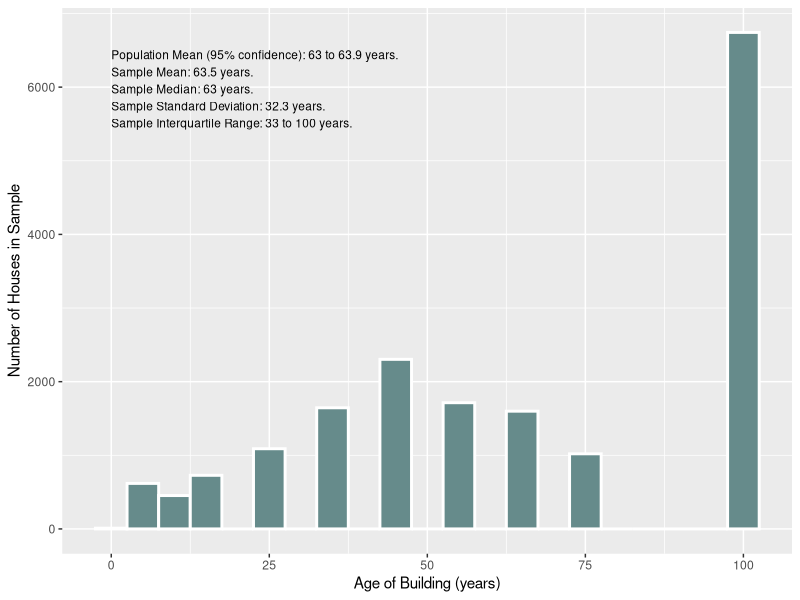
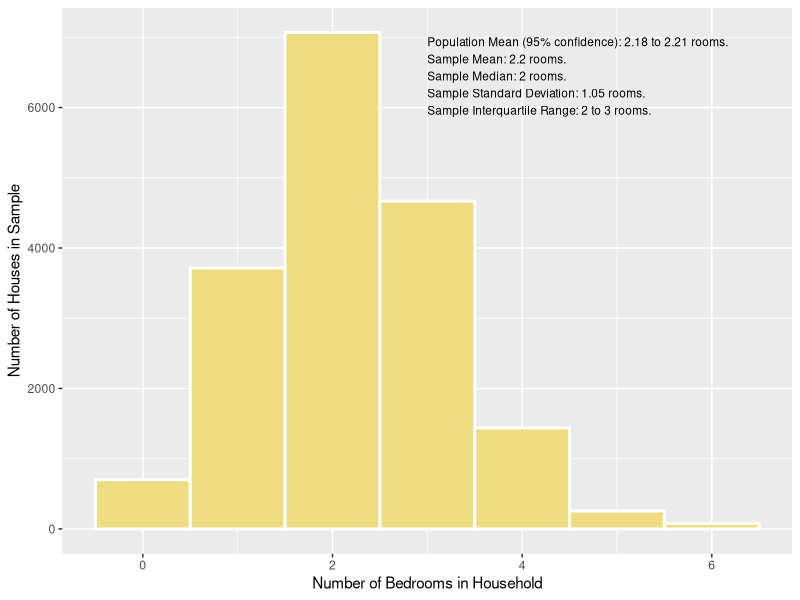
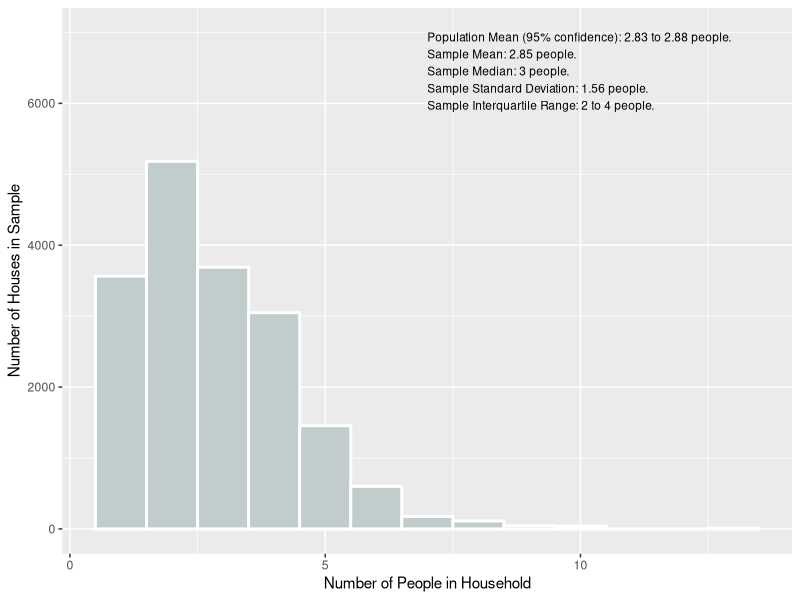
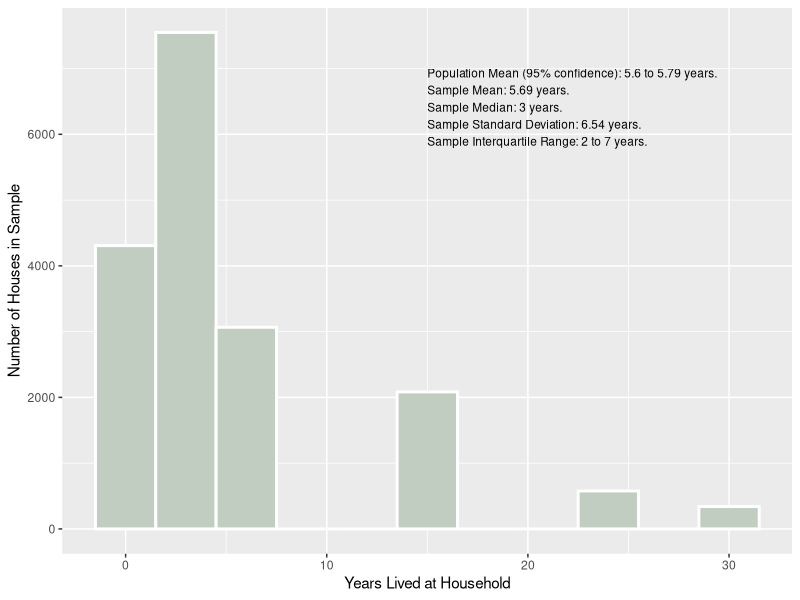
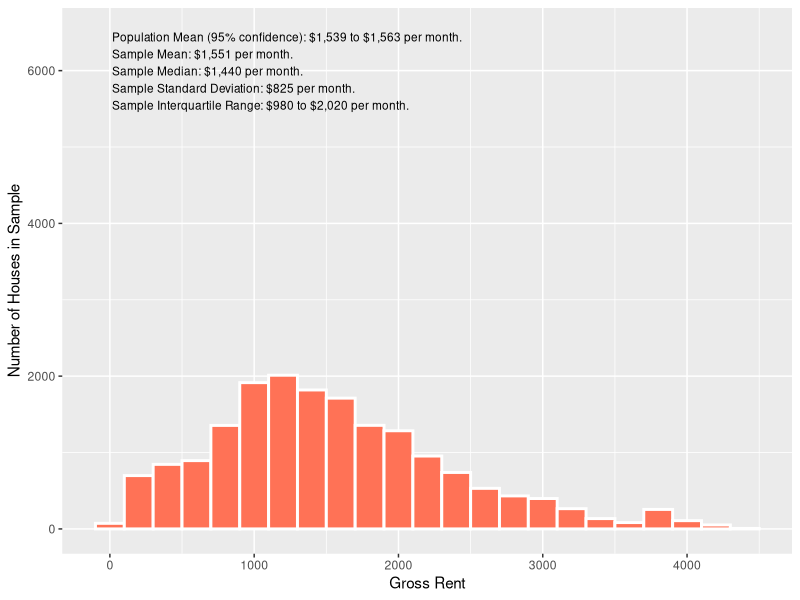
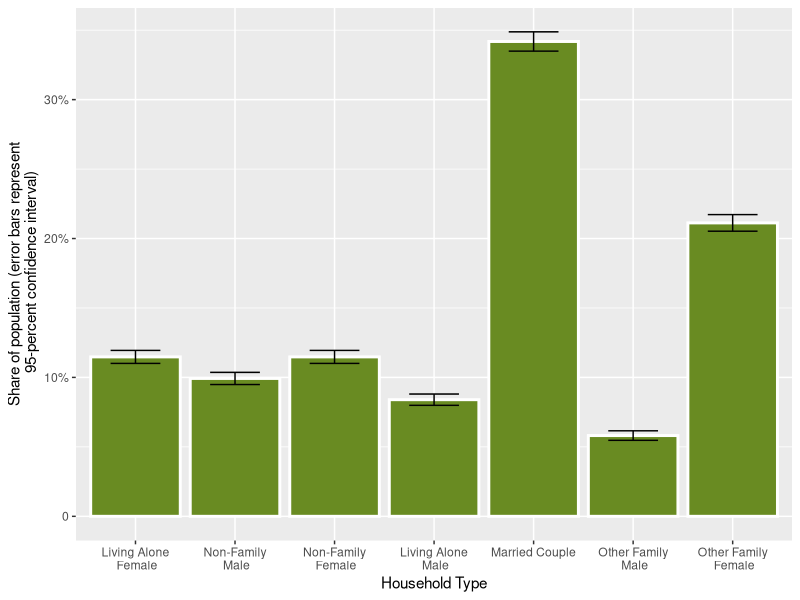
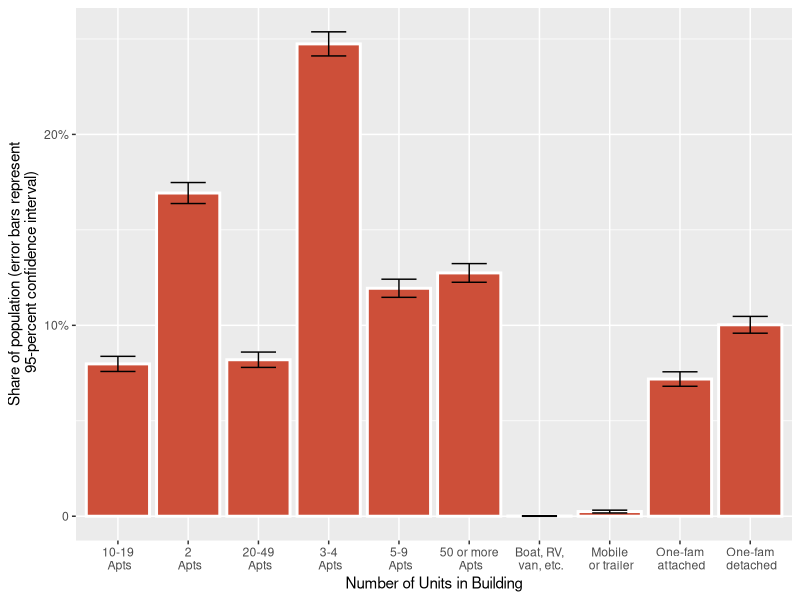

The R source for these figures, in order:
## ---- chunk 1
knitr::opts_chunk$set(echo = TRUE)
## ---- chunk 2
library(tidyverse)
library(ggplot2)
## ---- chunk 3
hh_data <- read_csv("households_ma.csv")
attach(hh_data)
## ---- chunk 4
age_summary <- summary(age_struct)
age_sd <- sd(age_struct, na.rm = TRUE)
age_pop_mean_int <- t.test(age_struct)
bed_summary <- summary(bedrooms)
bed_sd <- sd(bedrooms, na.rm = TRUE)
bed_pop_mean_int <- t.test(bedrooms)
ppl_summary <- summary(num_persons)
ppl_sd <- sd(num_persons, na.rm = TRUE)
ppl_pop_mean_int <- t.test(num_persons)
live_summary <- summary(move_in)
live_sd <- sd(move_in, na.rm = TRUE)
live_pop_mean_int <- t.test(move_in)
rent_summary <- summary(gross_rent)
rent_sd <- sd(gross_rent, na.rm = TRUE)
rent_pop_mean_int <- t.test(gross_rent)
## ---- chunk 5
summary_table <- tibble(
  Statistic = c("Sample mean", 
                "Median",
                "Standard deviation",
                "Interquartile range",
                "Population mean (95% confidence)"),
  `Age of Structure (years)` = c(prettyNum(age_summary["Mean"], digits = 3),
                           age_summary["Median"],
                           prettyNum(age_sd, digits = 3),
                           paste(age_summary["1st Qu."],"to", 
                                 age_summary["3rd Qu."]),
                           paste(prettyNum(age_pop_mean_int$conf.int[1],
                                           digits = 2), "to",
                                 prettyNum(age_pop_mean_int$conf.int[2],
                                               digits = 3))),
  
  `Number of Bedrooms` = c(prettyNum(bed_summary["Mean"], digits = 3),
                           bed_summary["Median"],
                           prettyNum(bed_sd, digits = 3),
                           paste(bed_summary["1st Qu."],"to", 
                                 bed_summary["3rd Qu."]),
                           paste(prettyNum(bed_pop_mean_int$conf.int[1],
                                           digits = 3), "to",
                                 prettyNum(bed_pop_mean_int$conf.int[2],
                                               digits = 3))),
  
  `Number of Residents` = c(prettyNum(ppl_summary["Mean"], digits = 3),
                           ppl_summary["Median"],
                           prettyNum(ppl_sd, digits = 3),
                           paste(ppl_summary["1st Qu."],"to", 
                                 ppl_summary["3rd Qu."]),
                           paste(prettyNum(ppl_pop_mean_int$conf.int[1],
                                           digits=3), "to",
                                 prettyNum(ppl_pop_mean_int$conf.int[2],
                                               digits=3))),
  
  `Years lived at House` = c(prettyNum(live_summary["Mean"], digits = 3),
                           live_summary["Median"],
                           prettyNum(live_sd, digits = 3),
                           paste(live_summary["1st Qu."],"to", 
                                 live_summary["3rd Qu."]),
                           paste(prettyNum(live_pop_mean_int$conf.int[1],
                                           digits = 3), "to",
                                 prettyNum(live_pop_mean_int$conf.int[2],
                                               digits = 3))),
  
  `Gross Rent` = c(prettyNum(rent_summary["Mean"], digits=3),
                           rent_summary["Median"],
                           prettyNum(rent_sd, digits = 3),
                           paste(rent_summary["1st Qu."],"to", 
                                 rent_summary["3rd Qu."]),
                           paste(prettyNum(rent_pop_mean_int$conf.int[1],
                                           digits=3), "to",
                                 prettyNum(rent_pop_mean_int$conf.int[2],
                                               digits=3))))

  knitr::kable(summary_table, 
             caption = "Characteristics of rented households in Massachusetts")
## ---- chunk 6
ggplot(hh_data,
                   aes(x = age_struct)) +
  geom_histogram(color= "white", size = 1, fill = "paleturquoise4", binwidth = 5) +
  theme_gray() +
  scale_x_continuous(name = "Age of Building (years)") +
  scale_y_continuous(name = "Number of Houses in Sample") +
  annotate("text", x = 0, y = 6500, size = 3,
           label = paste("Population Mean (95% confidence): 63 to 63.9 years.
Sample Mean: 63.5 years.
Sample Median: 63 years.
Sample Standard Deviation: 32.3 years.
Sample Interquartile Range: 33 to 100 years."),
           hjust = 0, vjust = 1)

## ---- chunk 7
ggplot(hh_data,
                   aes(x = bedrooms)) +
  geom_histogram(color= "white", size = 1, fill = "lightgoldenrod2", binwidth = 1) +
  theme_gray() +
  scale_x_continuous(name = "Number of Bedrooms in Household") +
  scale_y_continuous(name = "Number of Houses in Sample") +
  annotate("text", x = 3, y = 7000, size = 3,
           label = paste("Population Mean (95% confidence): 2.18 to 2.21 rooms.
Sample Mean: 2.2 rooms.
Sample Median: 2 rooms.
Sample Standard Deviation: 1.05 rooms.
Sample Interquartile Range: 2 to 3 rooms."),
           hjust = 0, vjust = 1)

## ---- chunk 8
ggplot(hh_data,
                   aes(x = num_persons)) +
  geom_histogram(color= "white", size = 1, fill = "azure3", binwidth = 1) +
  theme_gray() +
  scale_x_continuous(name = "Number of People in Household") +
  scale_y_continuous(name = "Number of Houses in Sample") +
  annotate("text", x = 7, y = 7000, size = 3,
           label = paste("Population Mean (95% confidence): 2.83 to 2.88 people.
Sample Mean: 2.85 people.
Sample Median: 3 people.
Sample Standard Deviation: 1.56 people.
Sample Interquartile Range: 2 to 4 people."),
           hjust = 0, vjust = 1)
## ---- chunk 9
ggplot(hh_data,
                   aes(x = move_in)) +
  geom_histogram(color= "white", size = 1, fill = "honeydew3", binwidth = 3) +
  theme_gray() +
  scale_x_continuous(name = "Years Lived at Household") +
  scale_y_continuous(name = "Number of Houses in Sample") +
  annotate("text", x = 15, y = 7000, size = 3,
           label = paste("Population Mean (95% confidence): 5.6 to 5.79 years.
Sample Mean: 5.69 years.
Sample Median: 3 years.
Sample Standard Deviation: 6.54 years.
Sample Interquartile Range: 2 to 7 years."),
           hjust = 0, vjust = 1)
## ---- chunk 10
ggplot(hh_data,
                   aes(x = gross_rent)) +
  geom_histogram(color= "white", size = 1, fill = "coral1", binwidth = 200) +
  theme_gray() +
  scale_x_continuous(name = "Gross Rent") +
  scale_y_continuous(name = "Number of Houses in Sample") +
  annotate("text", x = 15, y = 6500, size = 3,
           label = paste("Population Mean (95% confidence): $1,539 to $1,563 per month.
Sample Mean: $1,551 per month.
Sample Median: $1,440 per month.
Sample Standard Deviation: $825 per month.
Sample Interquartile Range: $980 to $2,020 per month."),
           hjust = 0, vjust = 1)
## ---- chunk 11
household_types <- unique(HHT_label)
household_types
## ---- chunk 12
married_couple <- t.test(HHT_label == household_types[5])
non_family_m <- t.test(HHT_label == household_types[1])
non_family_f <- t.test(HHT_label == household_types[2])
living_alone_m <- t.test(HHT_label == household_types[4])
living_alone_f <- t.test(HHT_label == household_types[2])
other_family_f <- t.test(HHT_label == household_types[6])
other_family_m <- t.test(HHT_label == household_types[7])
shares <- tibble(Household_Type = c("Married Couple",
                                    "Non-Family Male",
                                    "Non-Family Female",
                                    "Living Alone Male",
                                    "Living Alone Female",
                                    "Other Family Male",
                                    "Other Family Female"),
                 `Share` = c(married_couple$estimate,
                             non_family_m$estimate,
                             non_family_f$estimate,
                             living_alone_m$estimate,
                             living_alone_f$estimate,
                             other_family_m$estimate,
                             other_family_f$estimate),
                 Low = c(married_couple$conf.int[1],
                         non_family_m$conf.int[1],
                         non_family_f$conf.int[1],
                         living_alone_m$conf.int[1],
                         living_alone_f$conf.int[1],
                         other_family_m$conf.int[1],
                         other_family_f$conf.int[1]),
                  High = c(married_couple$conf.int[2],
                         non_family_m$conf.int[2],
                         non_family_f$conf.int[2],
                         living_alone_m$conf.int[2],
                         living_alone_f$conf.int[2],
                         other_family_m$conf.int[2],
                         other_family_f$conf.int[2]),)
knitr::kable(shares,caption = "Proportions and 95-Percent Confidence Intervals")
## ---- chunk 13
ggplot(shares, aes(x = household_types, y = Share, ymin = Low, ymax = High)) +
  geom_bar(stat = "identity", color = "white", size = 1, fill = "olivedrab4") +
  geom_errorbar(width = 0.5) +
  theme_gray() +
  scale_x_discrete(name = "Household Type", labels = c("Living Alone\n Female",
                                    "Non-Family\n Male",
                                    "Non-Family\n Female",
                                    "Living Alone\n Male",
                                    "Married Couple",
                                    "Other Family\n Male",
                                    "Other Family\n Female")) +
  scale_y_continuous(name = "Share of population (error bars represent\n 95-percent confidence interval)",
                     breaks = c(0, 0.1, 0.2, 0.3, 0.4, 0.5),
                     labels = c("0", "10%", "20%", "30%", "40%", "50%"))
## ---- chunk 14
units <- unique(BLD_label)
units
## ---- chunk 15
table(hh_data$BLD_label)
## ---- chunk 16
two <- t.test(BLD_label == units[5])
three_4 <- t.test(BLD_label == units[2])
five_9 <- t.test(BLD_label == units[4])
ten_19 <- t.test(BLD_label == units[3])
twenty_49 <- t.test(BLD_label == units[6])
fifty <- t.test(BLD_label == units[1])
one_detached <- t.test(BLD_label == units[7])
one_attached <- t.test(BLD_label == units[8])
mobile <- t.test(BLD_label == units[9])
boat_rv <- t.test(BLD_label == units[10])
shares <- tibble(units = c("2 Apartments",
                                   "3-4 Apartments",
                                   "5-9 Apartments",
                                   "10-19 Apartments",
                                   "20-49 Apartments",
                                   "50 or more apartments",
                                   "One-family house detached",
                                   "One-family house attached",
                                   "Mobile home or trailer"   ,
                                   "Boat, RV, van, etc." ),
                 `Share` = c(two$estimate,
                             three_4$estimate,
                             five_9$estimate,
                             ten_19$estimate,
                             twenty_49$estimate,
                             fifty$estimate,
                             one_detached$estimate,
                             one_attached$estimate,
                             mobile$estimate,
                             boat_rv$estimate),
                 Low = c(two$conf.int[1],
                             three_4$conf.int[1],
                             five_9$conf.int[1],
                             ten_19$conf.int[1],
                             twenty_49$conf.int[1],
                             fifty$conf.int[1],
                             one_detached$conf.int[1],
                             one_attached$conf.int[1],
                             mobile$conf.int[1],
                             boat_rv$conf.int[1]),
                  High = c(two$conf.int[2],
                             three_4$conf.int[2],
                             five_9$conf.int[2],
                             ten_19$conf.int[2],
                             twenty_49$conf.int[2],
                             fifty$conf.int[2],
                             one_detached$conf.int[2],
                             one_attached$conf.int[2],
                             mobile$conf.int[2],
                             boat_rv$conf.int[2]),)
knitr::kable(shares,caption = "Proportions and 95-Percent Confidence Intervals")
## ---- chunk 17
ggplot(shares, aes(x = units, y = Share, ymin = Low, ymax = High)) +
  geom_bar(stat = "identity", color ="white", size = 1, fill = "tomato3") +
  geom_errorbar(width = 0.5) +
  theme_gray() +
  scale_x_discrete(name = "Number of Units in Building", labels = c("10-19\n Apts",
                                   "2\n Apts",
                                   "20-49\n Apts",
                                   "3-4\n Apts",
                                   "5-9\n Apts",
                                   "50 or more\n Apts",
                                   "Boat, RV,\n van, etc.",
                                   "Mobile\n or trailer",
                                   "One-fam\n attached",
                                   "One-fam\n detached")) +
  scale_y_continuous(name = "Share of population (error bars represent\n 95-percent confidence interval)",
                     breaks = c(0, 0.1, 0.2, 0.3, 0.4, 0.5),
                     labels = c("0", "10%", "20%", "30%", "40%", "50%"))
